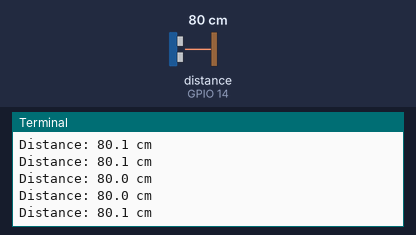
Bench run of a program on a simulated Raspberry Pi (BCM pin numbers). Shown: the last lines printed to the terminal. Inputs (shaded band) come from the test bench; at power-on: distance to the obstacle (sensor on GPIO 14) 80 cm. The echo pulse lasts 58.3 µs per cm; the clock reads 2024-03-15 10:24:30 at power-on unless the program sets it.

Above: at 1.2 s.
1.3 s: distance to the obstacle (sensor on GPIO 14) set to 2 cm
At 1.38 s:
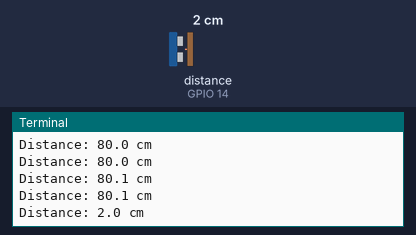
2.8 s: distance to the obstacle (sensor on GPIO 14) set to 4 cm
At 2.89 s:
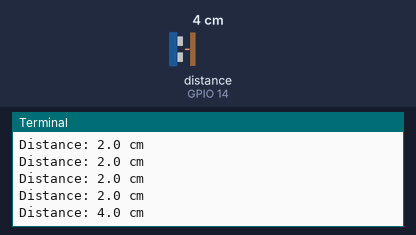
Timing chart, 0 to 5.8 s (numbered marks = the images above; inputs shaded):
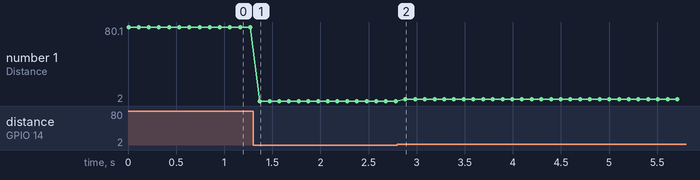

The program:

ultra_sonic.py
```python
# ultra_sonic.py
import RPi.GPIO as GPIO
import time

TRIGGER_PIN = 4
ECHO_PIN = 14

GPIO.setmode(GPIO.BCM)
GPIO.setup(TRIGGER_PIN, GPIO.OUT)
GPIO.setup(ECHO_PIN, GPIO.IN)

try:
    while True:
        GPIO.output(TRIGGER_PIN, GPIO.HIGH)
        time.sleep(0.00001) #10us (1us -> 0.000001s)
        GPIO.output(TRIGGER_PIN, GPIO.LOW)

        while GPIO.input(ECHO_PIN) == 0:
            pass
        start = time.time() #시작시간

        while GPIO.input(ECHO_PIN) == 1:
            pass
        stop = time.time() #종료시간

        duration_time = stop - start
        distance = 17160 * duration_time

        print('Distance: %.1f cm' % distance)
        time.sleep(0.1)

finally:
    GPIO.cleanup()
    print('cleanup and exit')
```

Measured:
- after the input at 1.3 s, the terminal: prints a new line after 0.07 s (image 1)
- after the input at 2.8 s, the terminal: prints a new line after 0.08 s (image 2)
- plotted number 1: 80.1 → 2 after the input at 1.3 s, 2 → 4 after the input at 2.8 s
